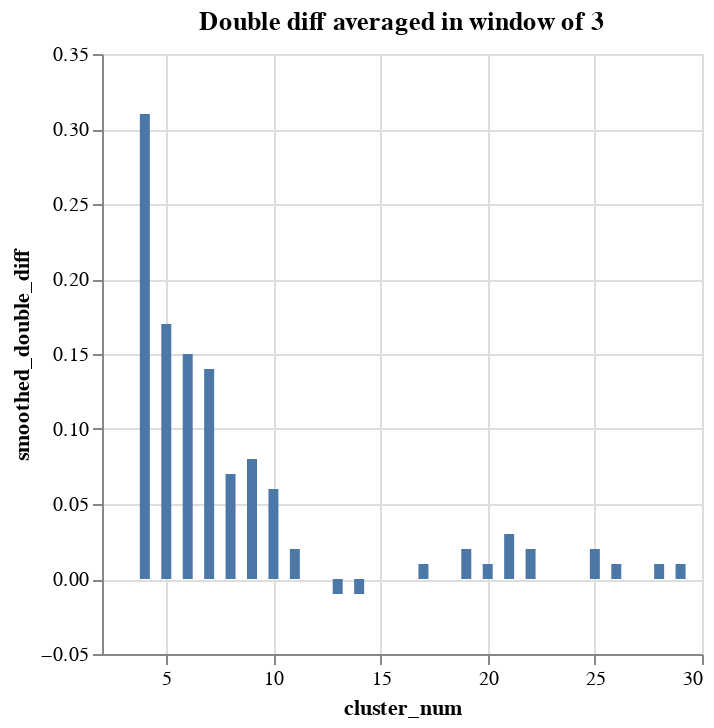

The notebook cell saved with this chart:
### Code cell
%chart x = cluster_num, y = smoothed_double_diff, width = 600, height = 300, labley = inertia diff, 
lablex=cluster number, title=Double diff averaged in window of 3

### Figure 1 — Vega-Lite specification as saved in the notebook (floating-point values rounded to 4 significant figures)
{"$schema": "https://vega.github.io/schema/vega-lite/v3.json", "data": {"format": {"type": "csv"}, "values": "\"cluster_num\",\"normed_diff\",\"smoothed_diff\",\"double_diff\",\"smoothed_double_diff\"\n\"3\",\"1.000\",\"1.00\",\"\",\"\"\n\"4\",\".371\",\".69\",\".31\",\".31\"\n\"5\",\".616\",\".66\",\".03\",\".17\"\n\"6\",\".267\",\".56\",\".10\",\".15\"\n\"7\",\".425\",\".42\",\".14\",\".14\"\n\"8\",\".242\",\".39\",\".03\",\".07\"\n\"9\",\".354\",\".32\",\".07\",\".08\"\n\"10\",\".267\",\".32\",\".00\",\".06\"\n\"11\",\".532\",\".35\",\"-.03\",\".02\"\n\"12\",\".344\",\".37\",\"-.02\",\".00\"\n\"13\",\".310\",\".36\",\".01\",\"-.01\"\n\"14\",\".216\",\".35\",\".01\",\"-.01\"\n\"15\",\".551\",\".36\",\"-.01\",\".00\"\n\"17\",\".205\",\".32\",\".04\",\".01\"\n\"19\",\".094\",\".27\",\".05\",\".02\"\n\"20\",\".348\",\".30\",\"-.03\",\".01\"\n\"21\",\".301\",\".24\",\".06\",\".03\"\n\"22\",\".141\",\".22\",\".02\",\".02\"\n\"24\",\".246\",\".26\",\"-.04\",\".00\"\n\"25\",\".224\",\".23\",\".03\",\".02\"\n\"26\",\".232\",\".21\",\".02\",\".01\"\n\"28\",\".000\",\".18\",\".03\",\".01\"\n\"29\",\".409\",\".22\",\"-.04\",\".01\"\n"}, "encoding": {"x": {"axis": {"grid": true, "title": "cluster_num"}, "field": "cluster_num", "type": "quantitative"}, "y": {"axis": {"grid": true, "title": "smoothed_double_diff"}, "field": "smoothed_double_diff", "type": "quantitative"}}, "height": "300", "mark": {"color": "#4C78A8", "type": "bar"}, "title": "Double diff averaged in window of 3", "width": "600"}
